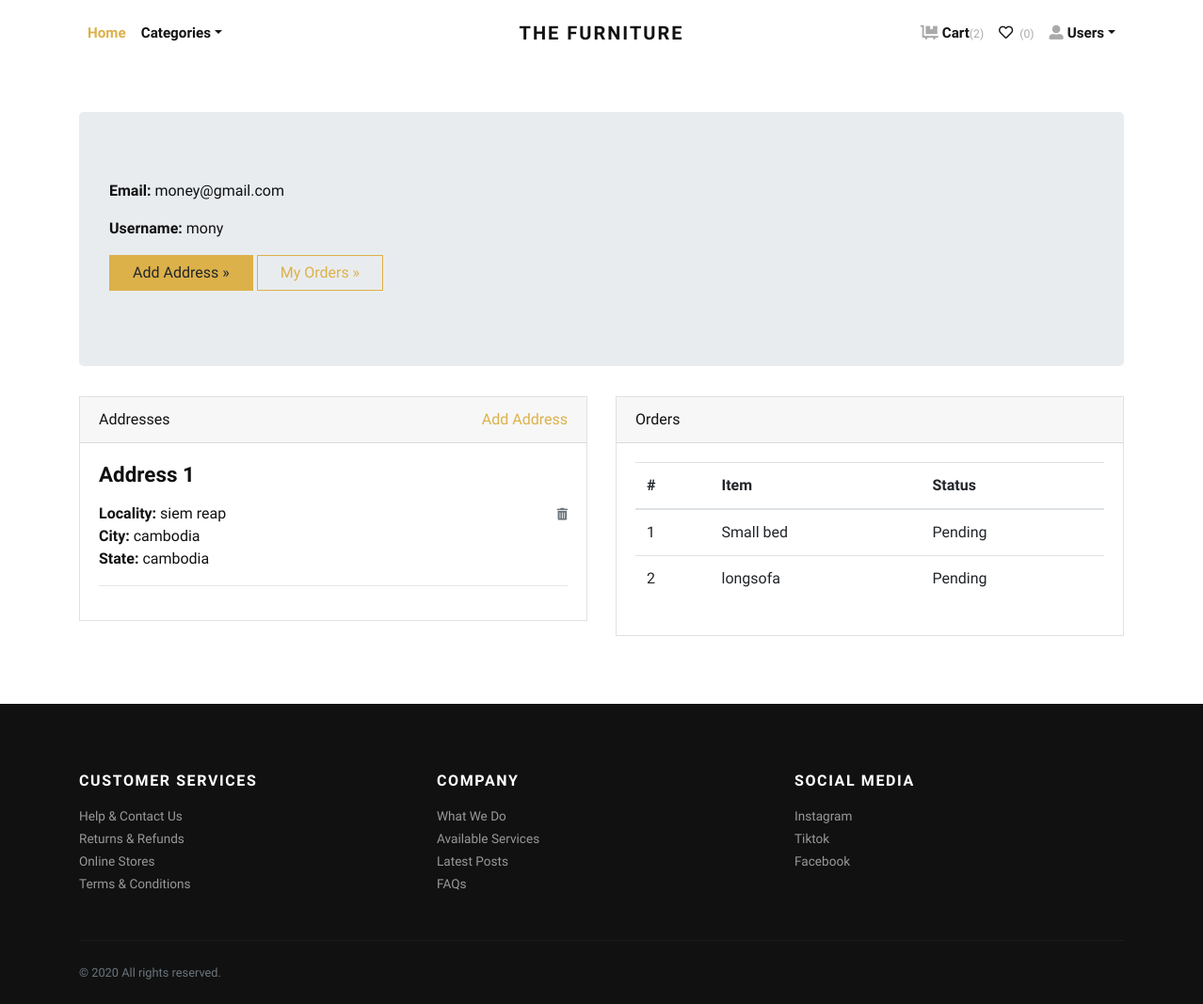
Page /accounts/profile/ (signed in) on the earlier database version.
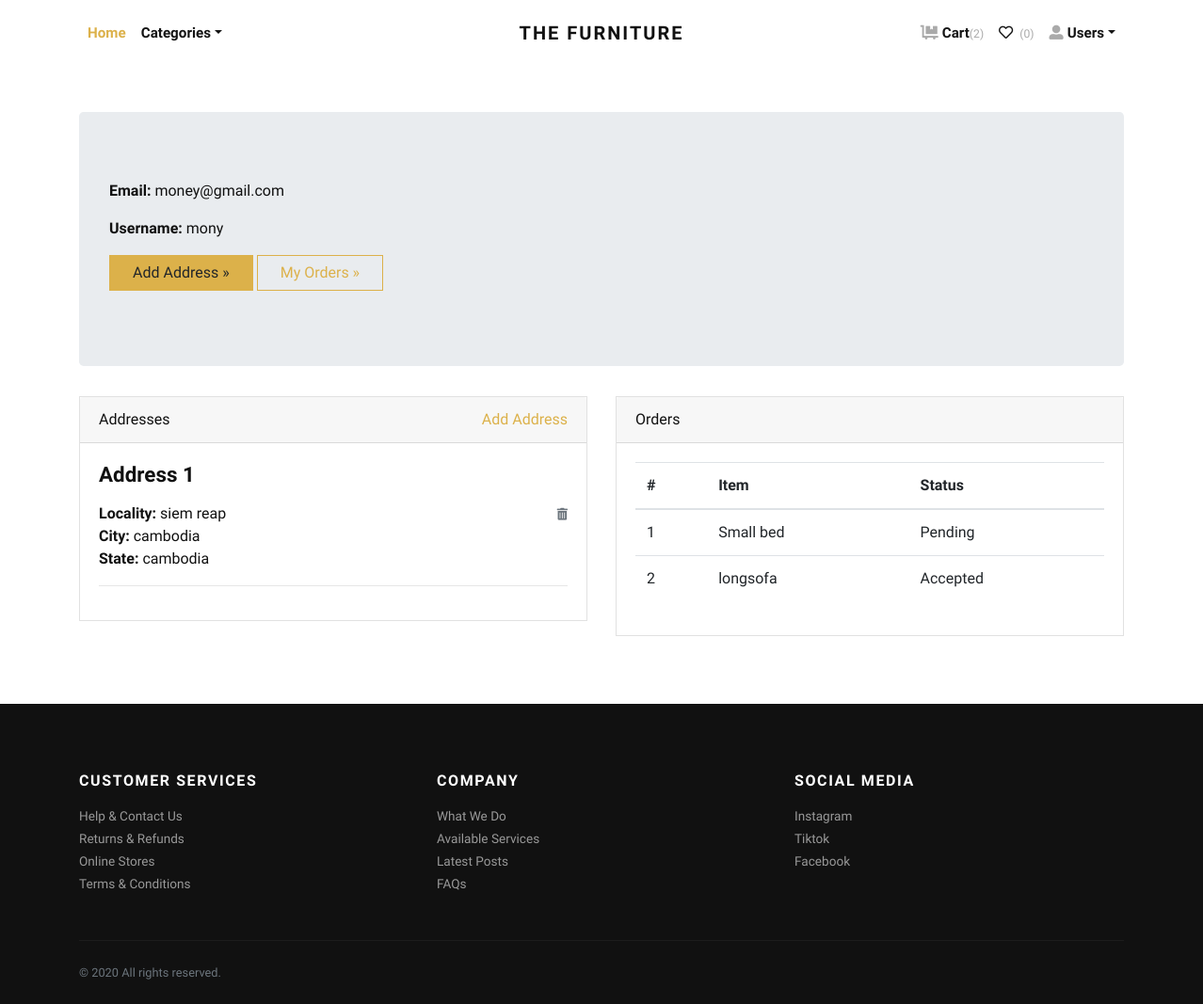
Same page on the later database version.
### store/models.py (models this page shows, shortened)
class Order(models.Model):
    user = models.ForeignKey(User, verbose_name="User", on_delete=models.CASCADE)
    address = models.ForeignKey(Address, verbose_name="Shipping Address", on_delete=models.CASCADE)
    product = models.ForeignKey(Product, verbose_name="Product", on_delete=models.CASCADE)
    quantity = models.PositiveIntegerField(verbose_name="Quantity")
    payment_method = models.CharField(
        max_length=10,
        default="COD"
    )
    payment_proof = models.ImageField(
        upload_to='payment_proofs',
        blank=True,
        null=True,
        verbose_name="Payment Proof Screenshot"
    )
    payment_status = models.CharField(
        choices=PAYMENT_STATUS_CHOICES,
        max_length=20,
        default="Pending",
        verbose_name="Payment Verification Status"
    )
    payment_verified_at = models.DateTimeField(
        blank=True,
        null=True,
        verbose_name="Payment Verified Date"
    )
    admin_notes = models.TextField(
        blank=True,
        null=True,
        verbose_name="Admin Notes"
    )
    ordered_date = models.DateTimeField(auto_now_add=True, verbose_name="Ordered Date")
    status = models.CharField(
        choices=STATUS_CHOICES,
        max_length=50,
        default="Pending"
    )

class Product(models.Model):
    title = models.CharField(max_length=150, verbose_name="Product Title")
    slug = models.SlugField(max_length=160, verbose_name="Product Slug")
    sku = models.CharField(max_length=255, unique=True, verbose_name="Unique Product ID (SKU)")
    short_description = models.TextField(verbose_name="Short Description")
    detail_description = models.TextField(blank=True, null=True, verbose_name="Detail Description")
    product_image = models.ImageField(upload_to='product', blank=True, null=True, verbose_name="Product Image")
    price = models.DecimalField(max_digits=8, decimal_places=2)
    category = models.ForeignKey(Category, verbose_name="Product Categoy", on_delete=models.CASCADE)
    is_active = models.BooleanField(verbose_name="Is Active?")
    is_featured = models.BooleanField(verbose_name="Is Featured?")
    created_at = models.DateTimeField(auto_now_add=True, verbose_name="Created Date")
    updated_at = models.DateTimeField(auto_now=True, verbose_name="Updated Date")
    class Meta:
        verbose_name_plural = 'Products'
        ordering = ('-created_at', )

### store/views.py (the view)
# urls.py: path('accounts/profile/', views.profile, name="profile"),
@login_required
def profile(request):
    addresses = Address.objects.filter(user=request.user)
    orders = Order.objects.filter(user=request.user)
    return render(request, 'account/profile.html', {
        'addresses': addresses,
        'orders': orders
    })

### store/context_preprocessors.py (called while the page is built)
def store_menu(request):
    categories = Category.objects.filter(is_active=True)
    context = {
        'categories_menu': categories,
    }
    return context

def cart_menu(request):
    if request.user.is_authenticated:
        cart_items= Cart.objects.filter(user=request.user)
        context = {
            'cart_items': cart_items,
        }
    else:
        context = {}
    return context

### templates/account/profile.html (shortened to what this page needs)
{% extends 'base.html' %}
{% load static %}
    {% block content %}
      <div class="container py-5">
        <div class="jumbotron">
          <p><strong>Email:</strong> {{request.user.email}}</p>
          <p><strong>Username:</strong> {{request.user.username}}</p>
          <p><a class="btn btn-primary btn-large" href="{% url 'store:add-address' %}">Add Address »</a> <a class="btn btn-outline-primary btn-large" href="#">My Orders »</a></p>
        </div>
        <div class="row">
          <div class="col-lg-6">
            <div class="card mb-4" id="headings">
              <div class="card-header">Addresses <span class="float-right"><a href="{% url 'store:add-address' %}">Add Address</a></span></div>
              <div class="card-body">
                {% if addresses %}
                    {% for address in addresses %}
                        <h4 class="mb-3">Address {{forloop.counter}}</h4>
                        <span class="float-right"><a href="{% url 'store:remove-address' address.id %}"><i class="fas fa-trash-alt small text-muted"></i></a></span>
                        <p>
                            <strong>Locality: </strong>{{address.locality}} <br>
                            <strong>City: </strong>{{address.city}} <br>
                            <strong>State: </strong>{{address.state}} <br>
                        </p>
                        <hr>
                    {% endfor %}
                {% else %}
                <div class="text-danger">
                  Address not Added.
                </div>
                {% endif %}
              </div>
            </div>
          </div>
          <div class="col-lg-6">
            <div class="card mb-4" id="tables">
              <div class="card-header">Orders</div>
              <div class="card-body">
                <table class="table table-hover">
                  <thead>
                    <tr>
                      <th>#</th>
                      <th>Item</th>
                      <th>Status</th>
                    </tr>
                  </thead>
                  <tbody>
                    {% if orders %}
                      {% for order in orders %}
                        <tr>
                          <td>{{forloop.counter}}</td>
                          <td>{{order.product.title}}</td>
                          <td>
                            {{order.status}}
                          </td>
                        </tr>
                      {% endfor %}
                    {% else %}
                    <tr>
                      <td class="text-danger" colspan="3">You've not Ordered anything yet.</td>
                    </tr>
                    {% endif %}
                  </tbody>
                </table>
              </div>
            </div>
          </div>
        </div>
      </div>
{% endblock content %}

Differences in the rows shown:
changed Order "longsofa": status "Pending" → "Accepted"
